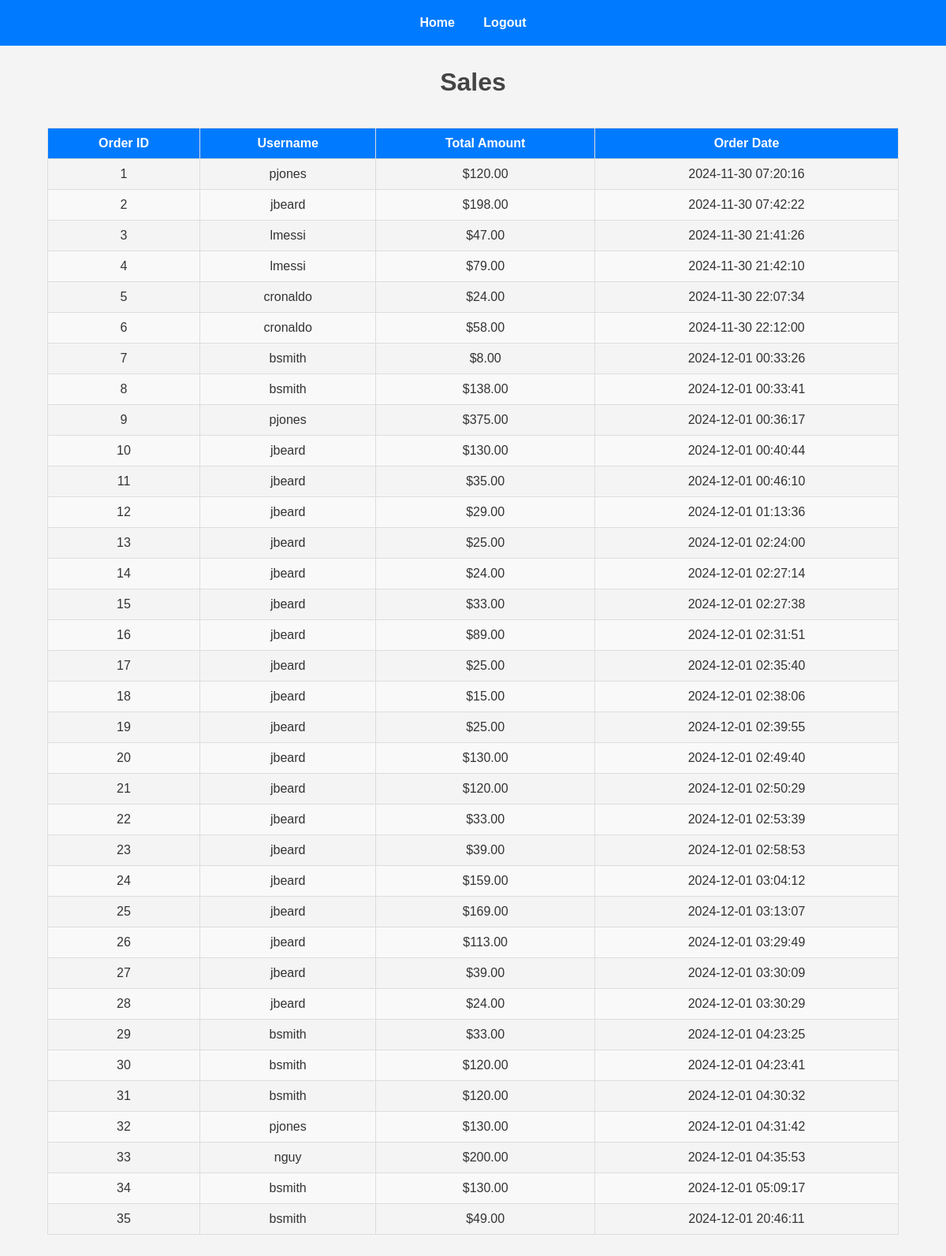
Screenshot of /view_sales.php (signed in) with the database file from the repository.
### tables this page shows
CREATE TABLE `ORDERS` (
  `orderId` int NOT NULL,
  `userId` int NOT NULL,
  `totalAmount` decimal(10,2) NOT NULL,
  `orderDate` timestamp NULL DEFAULT CURRENT_TIMESTAMP,
  `paymentId` int NOT NULL
);

CREATE TABLE `USERS` (
  `userId` int NOT NULL,
  `firstName` varchar(100) NOT NULL,
  `lastName` varchar(100) NOT NULL,
  `userName` varchar(100) NOT NULL,
  `email` varchar(150) NOT NULL,
  `passwordHash` varchar(255) NOT NULL,
  `shippingAddress` text,
  `role` enum('user','admin') DEFAULT 'user',
  `lastLogin` timestamp NULL DEFAULT NULL
);

### view_sales.php (the view, shortened to what this page needs)
<?php
require_once 'dbinfo.php';
$query = "SELECT ORDERS.orderId, USERS.userName, ORDERS.totalAmount, ORDERS.orderDate
          FROM ORDERS
          JOIN USERS ON USERS.userId = ORDERS.userId";
$result = $conn->query($query);
?>
<html>
<head>
    <link rel="stylesheet" href="styles.css">
</head>
<body>
    <div class="navbar">
        <a href="home.php">Home</a>
        <a href="logout.php">Logout</a>
    </div>
    <h1>Sales</h1>
    <table>
        <thead>
            <tr>
                <th>Order ID</th>
                <th>Username</th>
                <th>Total Amount</th>
                <th>Order Date</th>
            </tr>
        </thead>
        <tbody>
            <?php while ($sale = $result->fetch_assoc()): ?>
                <tr>
                    <td><?php echo htmlspecialchars($sale['orderId']); ?></td>
                    <td><?php echo htmlspecialchars($sale['userName']); ?></td>
                    <td>$<?php echo htmlspecialchars($sale['totalAmount']); ?></td>
                    <td><?php echo htmlspecialchars($sale['orderDate']); ?></td>
                </tr>
            <?php endwhile; ?>
        </tbody>
    </table>
</body>
</html>

### styles.css (style rules this page uses)
body { font-family: Arial, sans-serif; margin: 0; padding: 0; background-color: #f4f4f4; color: #333; line-height: 1.6; }
h1, h2 { color: #444; text-align: center; }
a { color: #007BFF; text-decoration: none; }
.navbar { background-color: #007BFF; padding: 1rem; text-align: center; }
.navbar a { color: #fff; margin: 0 1rem; font-weight: bold; }
table { width: 90%; margin: 2rem auto; border-collapse: collapse; }
table th, table td { border: 1px solid #ddd; padding: 10px; text-align: center; }
table th { background: #007BFF; color: #fff; font-weight: bold; }
table tr:nth-child(even) { background: #f9f9f9; }

### rows the page displays
orders: orderId "1", userId.userName "pjones", totalAmount "120.00", orderDate "2024-11-30 07:20:16"
orders: orderId "2", userId.userName "jbeard", totalAmount "198.00", orderDate "2024-11-30 07:42:22"
orders: orderId "3", userId.userName "lmessi", totalAmount "47.00", orderDate "2024-11-30 21:41:26"
orders: orderId "4", userId.userName "lmessi", totalAmount "79.00", orderDate "2024-11-30 21:42:10"
orders: orderId "5", userId.userName "cronaldo", totalAmount "24.00", orderDate "2024-11-30 22:07:34"
orders: orderId "6", userId.userName "cronaldo", totalAmount "58.00", orderDate "2024-11-30 22:12:00"
orders: orderId "7", userId.userName "bsmith", totalAmount "8.00", orderDate "2024-12-01 00:33:26"
orders: orderId "8", userId.userName "bsmith", totalAmount "138.00", orderDate "2024-12-01 00:33:41"
orders: orderId "9", userId.userName "pjones", totalAmount "375.00", orderDate "2024-12-01 00:36:17"
orders: orderId "10", userId.userName "jbeard", totalAmount "130.00", orderDate "2024-12-01 00:40:44"
orders: orderId "11", userId.userName "jbeard", totalAmount "35.00", orderDate "2024-12-01 00:46:10"
orders: orderId "12", userId.userName "jbeard", totalAmount "29.00", orderDate "2024-12-01 01:13:36"
orders: orderId "13", userId.userName "jbeard", totalAmount "25.00", orderDate "2024-12-01 02:24:00"
orders: orderId "14", userId.userName "jbeard", totalAmount "24.00", orderDate "2024-12-01 02:27:14"
orders: orderId "15", userId.userName "jbeard", totalAmount "33.00", orderDate "2024-12-01 02:27:38"
orders: orderId "16", userId.userName "jbeard", totalAmount "89.00", orderDate "2024-12-01 02:31:51"
orders: orderId "17", userId.userName "jbeard", totalAmount "25.00", orderDate "2024-12-01 02:35:40"
orders: orderId "18", userId.userName "jbeard", totalAmount "15.00", orderDate "2024-12-01 02:38:06"
orders: orderId "19", userId.userName "jbeard", totalAmount "25.00", orderDate "2024-12-01 02:39:55"
orders: orderId "20", userId.userName "jbeard", totalAmount "130.00", orderDate "2024-12-01 02:49:40"
orders: orderId "21", userId.userName "jbeard", totalAmount "120.00", orderDate "2024-12-01 02:50:29"
orders: orderId "22", userId.userName "jbeard", totalAmount "33.00", orderDate "2024-12-01 02:53:39"
orders: orderId "23", userId.userName "jbeard", totalAmount "39.00", orderDate "2024-12-01 02:58:53"
orders: orderId "24", userId.userName "jbeard", totalAmount "159.00", orderDate "2024-12-01 03:04:12"
orders: orderId "25", userId.userName "jbeard", totalAmount "169.00", orderDate "2024-12-01 03:13:07"
orders: orderId "26", userId.userName "jbeard", totalAmount "113.00", orderDate "2024-12-01 03:29:49"
orders: orderId "27", userId.userName "jbeard", totalAmount "39.00", orderDate "2024-12-01 03:30:09"
orders: orderId "28", userId.userName "jbeard", totalAmount "24.00", orderDate "2024-12-01 03:30:29"
orders: orderId "29", userId.userName "bsmith", totalAmount "33.00", orderDate "2024-12-01 04:23:25"
orders: orderId "30", userId.userName "bsmith", totalAmount "120.00", orderDate "2024-12-01 04:23:41"
orders: orderId "31", userId.userName "bsmith", totalAmount "120.00", orderDate "2024-12-01 04:30:32"
orders: orderId "32", userId.userName "pjones", totalAmount "130.00", orderDate "2024-12-01 04:31:42"
orders: orderId "33", userId.userName "nguy", totalAmount "200.00", orderDate "2024-12-01 04:35:53"
orders: orderId "34", userId.userName "bsmith", totalAmount "130.00", orderDate "2024-12-01 05:09:17"
orders: orderId "35", userId.userName "bsmith", totalAmount "49.00", orderDate "2024-12-01 20:46:11"
